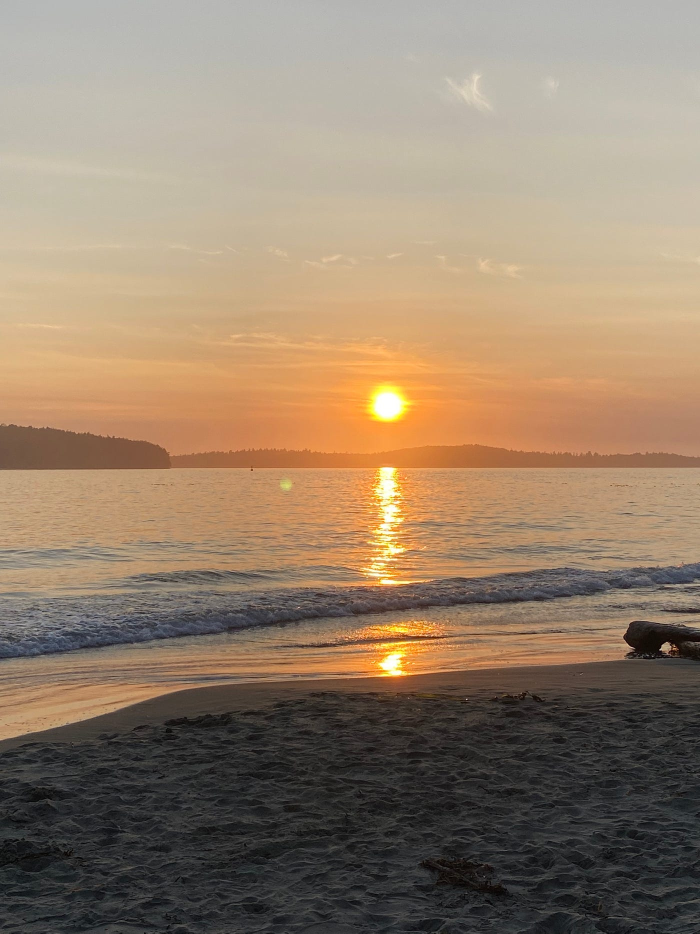
#> input picture Image Processing (OpenCV)/images/sunset1.jpg, 1400 x 1867 px, found by its file name (shown at 1/2 size)
$ python ex2.py
#> lines starting #> are read from the running program, lines starting #| are printed output that depends on the picture; after the words box and inside, x2 and y2 are one past the last pixel; in counts of white or black regions, pixels touching at a corner belong together
import numpy as np
import cv2

def f(x):
    pass

def main():
    a = cv2.imread("images/sunset1.jpg",0)
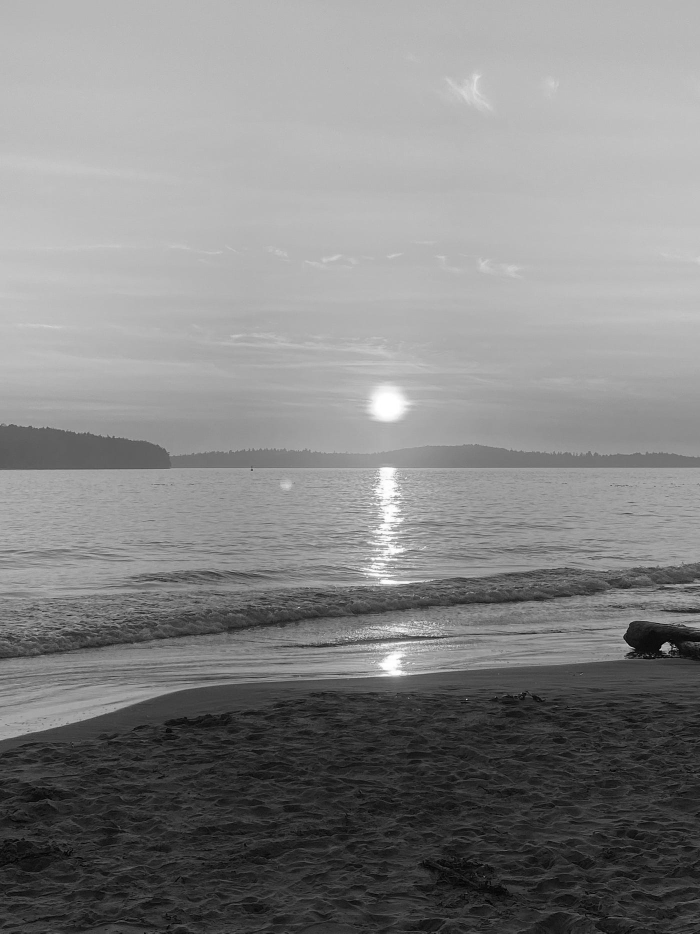
#> a: shape (1867, 1400) (shown at 1/2 size); min 0, max 255, mean 133
    a = cv2.resize(a,(1080,720))
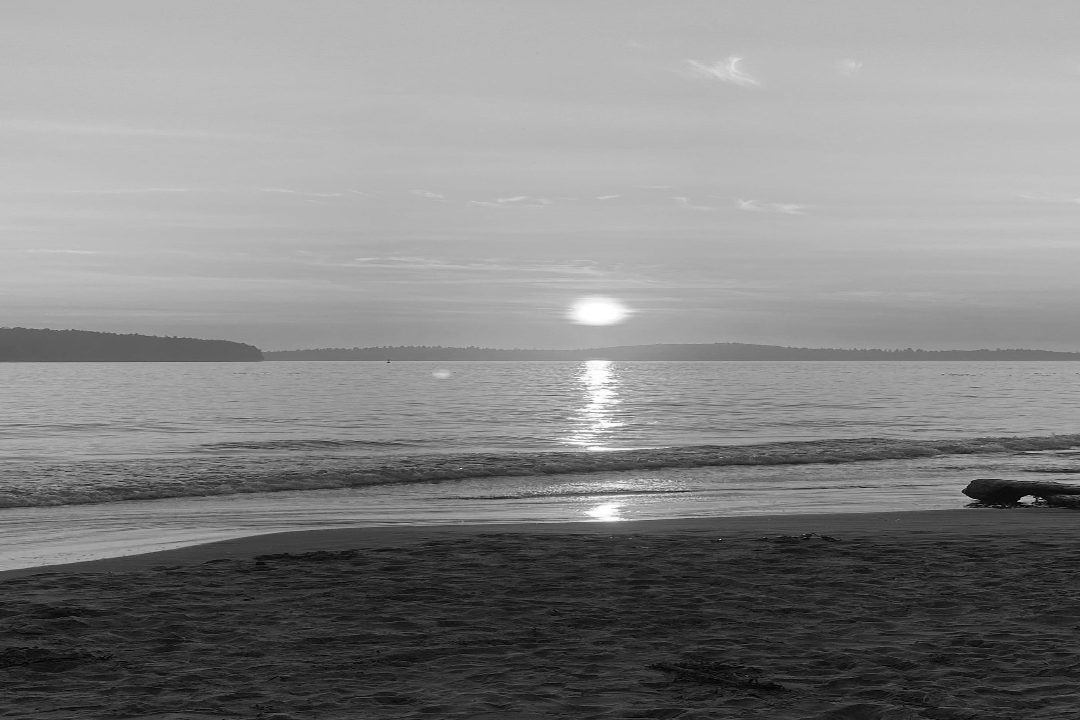
#> a: shape (720, 1080); min 0, max 255, mean 132.9
    cv2.imshow('Originale', a)
    # Binarisation
    seuil = 128
    b = np.uint8((a>=seuil)*255)
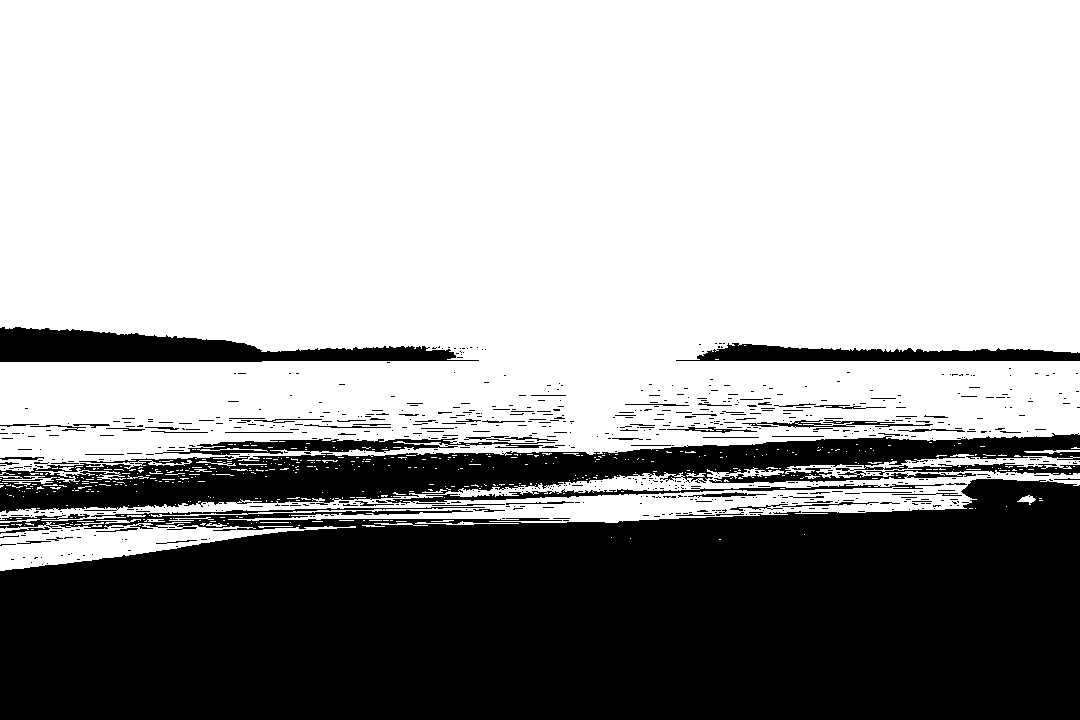
#> b: shape (720, 1080); 64.1% white; 752 black regions (660 under 20 px), largest, box (x1, y1, x2, y2) and area: (0, 479, 1080, 720) 215985, (0, 433, 1080, 513) 36624, (0, 327, 479, 362) 9424
    # Ou encore
    # ret,b=cv2.threshold(a,seuil,255,cv2.THRESH_BINARY);
    # Calcul de l'histogramme
    histSize = 256
    hist = cv2.calcHist([a],[0],None,[histSize],[0,histSize-1])
#> hist = 256 values, max 44593 at index 184, min 0 at index 255, mean 3036
    # calculer le graphe de l'histogramme et déssiner dans une image
    imHistW = 512
    imHistH = 400
    bord = 10
    binHistW = (imHistW-2*bord)/histSize
    histImage = np.ones((imHistH, imHistW, 1), dtype=np.uint8)*255
    # Histogramme normalisé
    cv2.normalize(hist, hist)
    hist=hist*imHistH
#> hist = 256 values, max 194.3 at index 184, min 0 at index 255, mean 13.22
    for i in range(1, histSize):
        cv2.line(histImage, ( int(bord+binHistW*(i-1)), int(imHistH-bord- hist[i-1]) ),
                 ( int(bord+binHistW*i), int(imHistH-bord - hist[i])), 0)
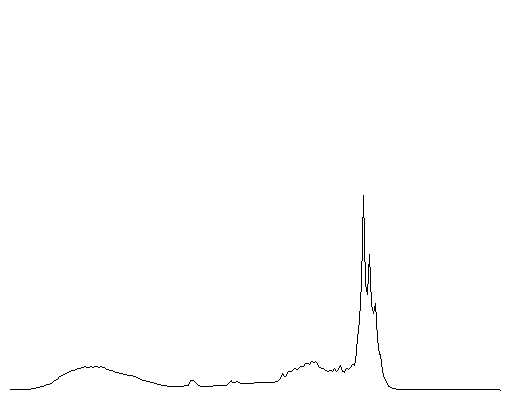
#> histImage: shape (400, 512, 1); 99.6% white; black in thin lines or dots, all inside (x1, y1, x2, y2) = (10, 195, 501, 391)
    cv2.rectangle(histImage, ( bord,bord),(imHistW-bord, imHistH-bord ), 0)
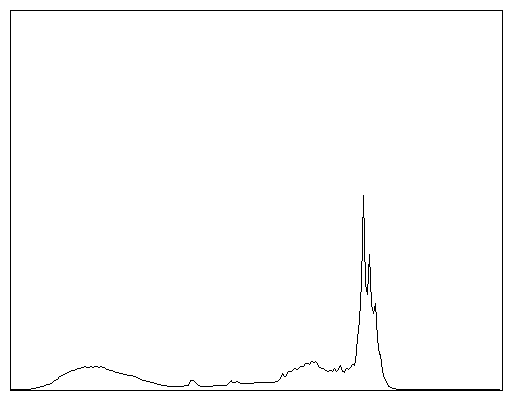
#> histImage: shape (400, 512, 1); 98.7% white; black in thin lines or dots
    # Créer une autre image pour y ajouter la ligne correspondant au seuil
    histImagePlusLigne = histImage.copy()
    cv2.line(histImagePlusLigne, (int(bord+binHistW*seuil), imHistH-bord),
             ( int(bord+binHistW*seuil), bord), 128)
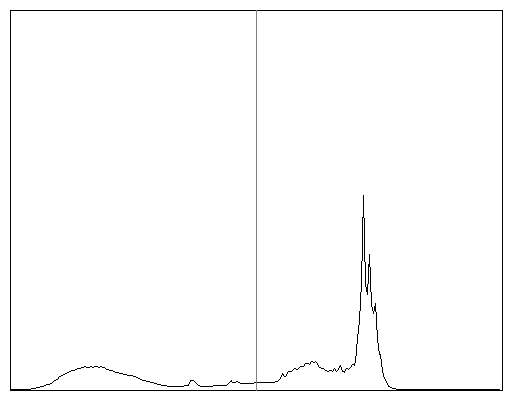
#> histImagePlusLigne: shape (400, 512, 1); 0.19% of pixels changed, all inside (x1, y1, x2, y2) = (256, 10, 257, 391)
    cv2.imshow('Binarisation', b)
    cv2.imshow('Histogramme', histImagePlusLigne)
    cv2.createTrackbar('Seuil : ', 'Histogramme', 0, 255, f)
    cv2.setTrackbarPos('Seuil : ', 'Histogramme',seuil)
    while True:
        seuil = cv2.getTrackbarPos('Seuil : ', 'Histogramme')
#> seuil = 128
        # Binarisation
        b = np.uint8((a>=seuil)*255)
        cv2.imshow('Binarisation', b)
        histImagePlusLigne = histImage.copy()
        cv2.line(histImagePlusLigne, (int(bord+binHistW*seuil), imHistH-bord),
                 ( int(bord+binHistW*seuil), bord), 128)
        cv2.imshow('Histogramme', histImagePlusLigne)
        if cv2.waitKey(100) & 0xFF == 27 :
#> (key Esc is pressed here)
            break
    cv2.destroyAllWindows()

if __name__ == "__main__":
    main()

$ run again, with Image Processing (OpenCV)/images/sunset2.jpg copied over Image Processing (OpenCV)/images/sunset1.jpg
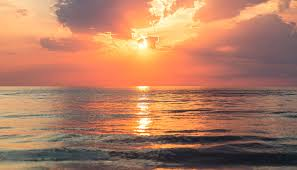
#> input picture Image Processing (OpenCV)/images/sunset2.jpg, 297 x 170 px, found by its file name
#> in main, `b = np.uint8((a>=seuil)*255)`:
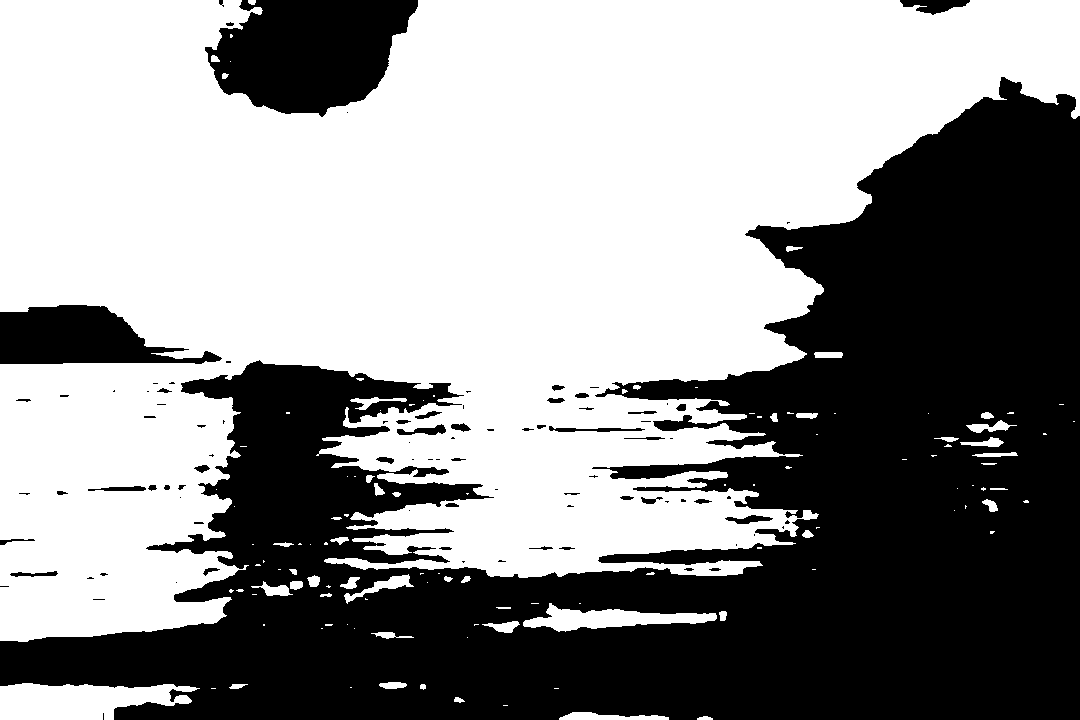
#> b: shape (720, 1080); 56.7% white; 92 black regions (47 under 20 px), largest, box (x1, y1, x2, y2) and area: (0, 77, 1080, 720) 307181, (205, 0, 418, 117) 17580, (0, 305, 222, 364) 8197
#> in main, `hist = cv2.calcHist([a],[0],None,[histSize],[0,histSize-1])`: hist = 256 values, max 9002 at index 111, min 0 at index 0, mean 3037
#> in main, `hist=hist*imHistH`: hist = 256 values, max 58.37 at index 111, min 0 at index 0, mean 19.69
#> in main, `cv2.line(histImagePlusLigne, (int(bord+binHistW*seuil), imHistH-bord),..`:
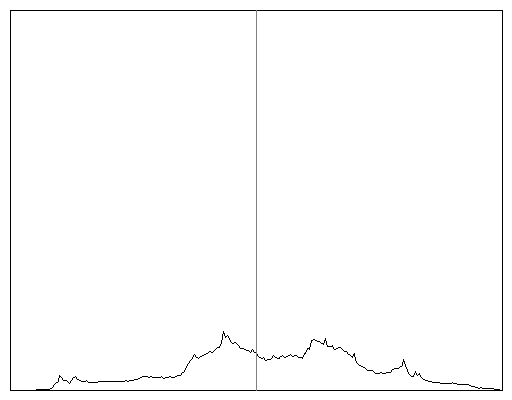
#> histImagePlusLigne: shape (400, 512, 1); min 0, max 255, mean 251.9
#> seuil = 128
